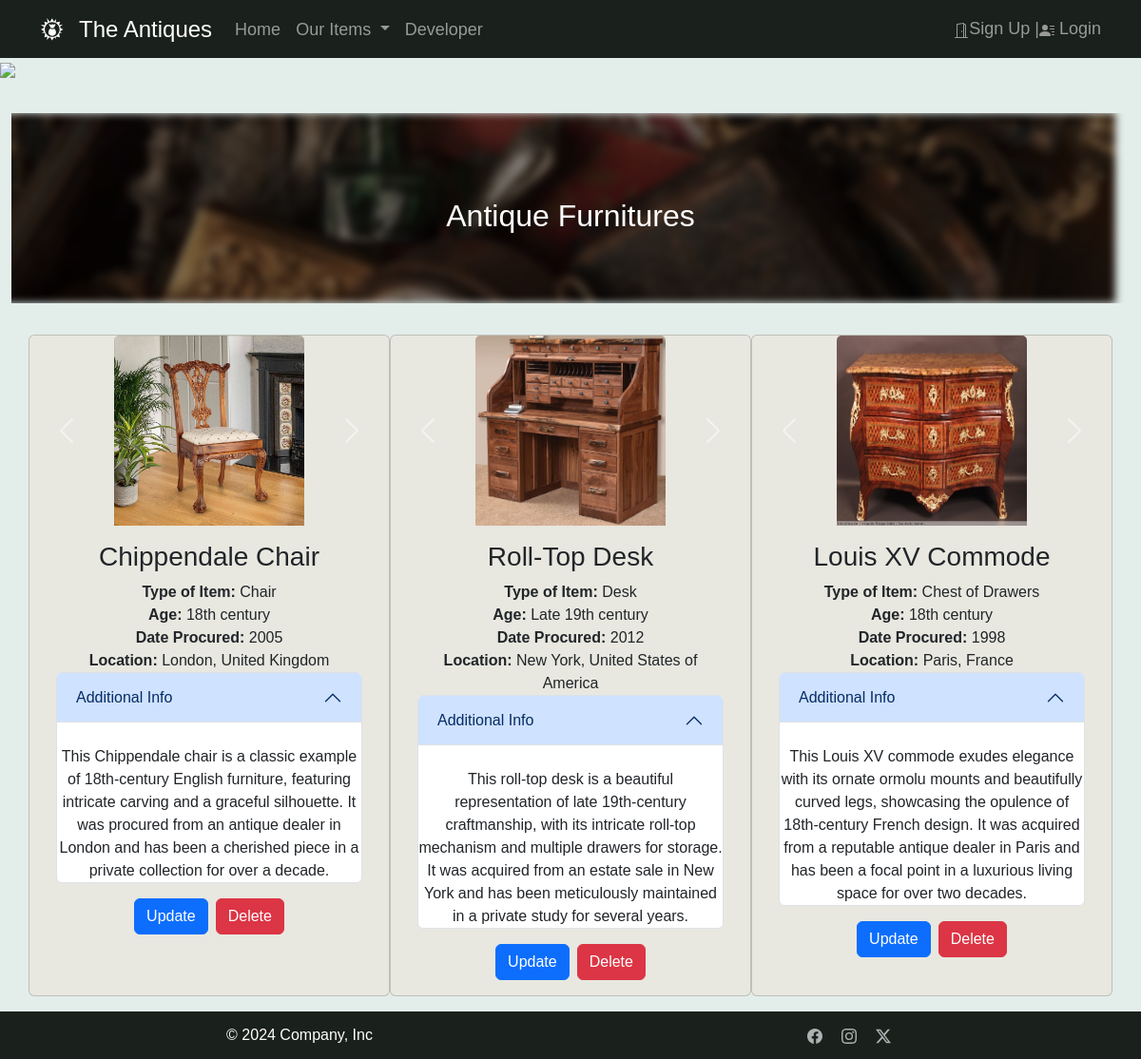
Screenshot of /items/antique_furnitures.php with the database file from the repository.
### tables this page shows
CREATE TABLE `antique_information_db` (
  `itemId` int(11) NOT NULL,
  `name` varchar(255) NOT NULL,
  `Type` varchar(255) NOT NULL,
  `age` varchar(255) NOT NULL,
  `date_procured` year(4) NOT NULL,
  `location` varchar(255) NOT NULL,
  `description` longtext NOT NULL
);

### items/antique_furnitures.php (the view, shortened to what this page needs)
<!doctype html>
<html lang="en">
  <head>
    <link href="../frameworks/bootstrap/css/bootstrap.css" rel="stylesheet">
    <link href="../stylesheet-new.css" rel="stylesheet">
  </head>
  <body>
    <?php include ('..\navbar1.php'); ?>
    <?php $carousel_name = "Antique Furnitures";
    include ('carousel.php'); ?>
    <div class="container">
      <div class="row text-center">
          <?php
          function displayAntiqueDetails($itemIds) {
            $imageUrls = [
              3 => array ("../assets/ChippendaleChair.jpg", "https://cdn.imgchest.com/files/k739c969v27.jpg", "https://cdn.imgchest.com/files/3yrgcgzg2a4.jpg"),
              4 => array("../assets/Roll-TopDesk.jpg", "https://media.gettyimages.com/id/88212561/photo/rolltop-desk-and-chair.jpg?s=612x612&w=0&k=20&c=4U6_QdMJX5ZGzIUh48KaeMZlnF2B-CP_LM8hdn65EDA=", "https://media.gettyimages.com/id/466294319/photo/italy-genoese-rosewood-roll-top-writing-desk-with-marquetry-inlays-italy-19th-century.jpg?s=612x612&w=0&k=20&c=FsMuKK-z7cSrDxJCay6iaFxuB1rSh6F_tnQqGrEmH9o="),
              5 => array("../assets/LouisXVCommode.jpg", "https://media.gettyimages.com/id/913789518/photo/louis-xv-style-commode-in-european-lacquer-with-polychrome-decorations-on-a-black-background.jpg?s=612x612&w=0&k=20&c=QOBKxcZW1TlJ7UjHR8cTBWG1CHMjtC8lcFi6PIOV3-M=", "https://media.gettyimages.com/id/913789732/photo/louis-xv-style-commode-france-18th-century.jpg?s=612x612&w=0&k=20&c=0OkfXeENI7_vxhqJ9P8z_e7AUebihTtnzz_9z5L12wo="),
            ];
            $servername = "localhost";
            $username = "root";
            $password = "";
            $dbname = "theantiques_db";
            $conn = new mysqli($servername, $username, $password, $dbname);
            $columnCount = 0;
            $columnMax = 3;
            foreach ($itemIds as $itemId) {
                $sql = "SELECT name, type, age, date_procured, location, description FROM antique_information_db WHERE itemId = $itemId";
                $result = $conn->query($sql);
                if ($result->num_rows > 0) {
                  $row = $result->fetch_assoc();
                if ($columnCount == $columnMax) {
                  echo '</div>';
                  echo '<div class="row text-center">';
                  echo '<div class="card col mb-3">';
                  $columnCount = 0;
                }
                else {
                  echo '<div class="card col mb-3">';
                  $columnCount++;
                }
                $imageUrlsForItemId = isset($imageUrls[$itemId]) ? $imageUrls[$itemId] : [''];
        if (count($imageUrlsForItemId) > 1) {
            echo '<div id="carousel_' . $itemId . '" class="carousel slide" data-bs-ride="carousel">';
            echo '<div class="carousel-inner">';
            foreach ($imageUrlsForItemId as $index => $imageUrl) {
                $activeClass = $index === 0 ? 'active' : '';
                echo '<div class="carousel-item ' . $activeClass . '">';
                echo '<img src="' . $imageUrl . '" class="card-img-top item-image mx-auto d-block" alt="...">';
                echo '</div>';
            }
            echo '</div>';
            echo '<button class="carousel-control-prev" type="button" data-bs-target="#carousel_' . $itemId . '" data-bs-slide="prev">';
            echo '<span class="carousel-control-prev-icon" aria-hidden="true"></span>';
            echo '</button>';
            echo '<button class="carousel-control-next" type="button" data-bs-target="#carousel_' . $itemId . '" data-bs-slide="next">';
            echo '<span class="carousel-control-next-icon" aria-hidden="true"></span>';
            echo '</button>';
            echo '</div>';
        } else {
            echo '<img src="' . $imageUrlsForItemId[0] . '" class="card-img-top item-image mx-auto d-block" alt="...">';
        }
                echo '<div class="card-body">';
                echo '<div class="h3 card-title item-title">' . $row["name"] . '</div>';
                echo '<div class="card-text item-type">' . "<b>Type of Item: </b>" . $row["type"] . '</div>';
                echo '<div class="card-text item-age">' . "<b>Age: </b>" . $row["age"] . '</div>';
                echo '<div class="card-text item-date-procured">' . "<b>Date Procured: </b>" . $row["date_procured"] . '</div>';
                echo '<div class="card-text item-location-acquired">' . "<b>Location: </b>" . $row["location"] . '</div>';
                echo '<div class="accordion" id="accordionExample">
                <div class="accordion-item">
                  <h2 class="accordion-header headingOne" id="headingOne_' . $itemId . '">
                    <button class="accordion-button" type="button" data-bs-toggle="collapse" data-bs-target="#collapseOne_' . $itemId . '" aria-expanded="true" aria-controls="collapseOne_' . $itemId . '">
                    Additional Info
                    </button>
                  </h2>
                    <div id="collapseOne_' . $itemId . '" class="accordion-collapse collapse show" aria-labelledby="headingOne_' . $itemId . '" data-bs-parent="#accordionExample">
                      <div class="card-text item-description mt-4">
                      ' . $row["description"] . '
                      </div>
                    </div>
                  </div>
                </div>';
              echo '<div class="mt-3 d-flex justify-content-center">
              <form action="update_antique_info.php" method="post">
              <input type="hidden" name="itemId" value="' . $itemId . '">
              <button type="submit" class="btn btn-primary">Update</button>
              </form>
              <button class="btn btn-danger ms-2 delete-button" data-itemid="' . $itemId . '">Delete</button>
              </div>';
                echo '</div>';
                echo '</div>';
                } else {
                    echo "No records found for itemId $itemId.";
                  }
            }
          }
          $itemIdsToFetch = [3, 4, 5];
          displayAntiqueDetails($itemIdsToFetch);
          ?>
      </div>
    </div>
  </body>
</html>

### navbar1.php (shortened to what this page needs)
<nav class="navbar navbar-toggler sticky-top navbar-expand-lg" data-bs-theme="dark">
    <div class="container">
        <nav class="navbar" data-bs-theme="dark">
            <a class="navbar-brand" href="#">
                <img src="/cs2024-webprogramming/assets/shiny-purse-trans.svg" width="25" height="25" alt="" />
            </a>
        </nav>
        <a class="navbar-brand" href="#" style="font-size: 1.2em">The Antiques</a>
        <div class="collapse navbar-collapse justify-content-between ml-auto" id="navbarSupportedContent" style="font-size: 0.9em">
            <ul class="navbar-nav me-auto mb-2 mb-lg-0 navbar-nav-scroll">
                <li class="nav-item">
                    <a class="nav-link" aria-current="page" href="/cs2024-webprogramming/index.php">Home</a>
                </li>
                <li class="nav-item dropdown">
                    <a class="nav-link dropdown-toggle" href="#" id="navbarDropdown" role="button" data-bs-toggle="dropdown" aria-expanded="false">
                        Our Items
                    </a>
                </li>
                <li class="nav-item">
                    <a class="nav-link" href="/cs2024-webprogramming/developer.php">Developer</a>
                </li>
            </ul>
            <?php
            if (isset($_SESSION['username'])) {
                echo '<svg xmlns="http://www.w3.org/2000/svg" width="24" height="24" viewBox="0 0 24 24" fill="none" stroke="#d6d6d6" stroke-width="2" stroke-linecap="round" stroke-linejoin="round"><path d="M5.52 19c.64-2.2 1.84-3 3.22-3h6.52c1.38 0 2.58.8 3.22 3"/><circle cx="12" cy="10" r="3"/><circle cx="12" cy="12" r="10"/></svg>' . '<a class="nav-link" href="/cs2024-webprogramming/index.php">' . $_SESSION['username'] . ' | ' . '</a>
                <a class="nav-link" href="/cs2024-webprogramming/logout_process.php">
                <svg xmlns="http://www.w3.org/2000/svg" width="24" height="24" viewBox="0 0 24 24" fill="none" stroke="#d6d6d6" stroke-width="2" stroke-linecap="round" stroke-linejoin="round"><path d="M15 3h4a2 2 0 0 1 2 2v14a2 2 0 0 1-2 2h-4M10 17l5-5-5-5M13.8 12H3"/></svg>
                    Logout
                </a>';
            } else {
                echo '<a class="nav-link" href="/cs2024-webprogramming/Sign-Up.php">
                    <svg
                    xmlns="http://www.w3.org/2000/svg"
                    width="16"
                    height="16"
                    fill="currentColor"
                    class="bi bi-door-open"
                    viewBox="0 0 16 16"
                    >
                    <path d="M8.5 10c-.276 0-.5-.448-.5-1s.224-1 .5-1 .5.448.5 1-.224 1-.5 1"/>
                    <path d="M10.828.122A.5.5 0 0 1 11 .5V1h.5A1.5 1.5 0 0 1 13 2.5V15h1.5a.5.5 0 0 1 0 1h-13a.5.5 0 0 1 0-1H3V1.5a.5.5 0 0 1 .43-.495l7-1a.5.5 0 0 1 .398.117zM11.5 2H11v13h1V2.5a.5.5 0 0 0-.5-.5M4 1.934V15h6V1.077z"/>
                    </svg>'
                        . 'Sign Up' . ' | ' .
                    '</a>
                    <a class="nav-link" href="/cs2024-webprogramming/Login.php">
                        <svg
                        xmlns="http://www.w3.org/2000/svg"
                        width="16"
                        height="16"
                        fill="currentColor"
                        class="bi bi-person-lines-fill"
                        viewBox="0 0 16 16"
                    >
                        <path
                        d="M6 8a3 3 0 1 0 0-6 3 3 0 0 0 0 6m-5 6s-1 0-1-1 1-4 6-4 6 3 6 4-1 1-1 1zM11 3.5a.5.5 0 0 1 .5-.5h4a.5.5 0 0 1 0 1h-4a.5.5 0 0 1-.5-.5m.5 2.5a.5.5 0 0 0 0 1h4a.5.5 0 0 0 0-1zm2 3a.5.5 0 0 0 0 1h2a.5.5 0 0 0 0-1zm0 3a.5.5 0 0 0 0 1h2a.5.5 0 0 0 0-1z"
                        />
                    </svg>
                        Login
                    </a>';
            }
            ?>
        </div>
    </div>
</nav>
<div class="navbar-invisibility" data-bs-theme="dark" style="overflow: hidden">
    <img src="https://i.imgur.com/iHjxujF.png" />
</div>

### items/carousel.php (shortened to what this page needs)
<div class="container-fluid ">
  <div id="carouselExample" class="carousel slide carousel-fade" data-bs-ride="carousel">
    <div class="carousel-inner">
      <div class="carousel-item active">
        <img src="..\assets\page_images\img1.jpg" class="d-block w-100 carousel-image" alt="Missing Image">
        <div class="carousel-caption d-none d-md-block">
          <h2 class="carousel-title"><?php echo $carousel_name ?></h2>
        </div>
      </div>
    </div>
  </div>
</div>

### stylesheet-new.css (style rules this page uses)
body { font-family: sans-serif; min-height: 100vh; display: flex; flex-direction: column; background: #e3eeeb 100%; background-repeat: no-repeat; color: white; }
.card { background: rgb(232, 232, 224) 100%; }
.navbar { background-color: #1a201b; border-radius: 0px; border-color: #1a201b; }
.navbar-invisibility { background-color: rgba(255, 255, 255, 0) !important; }
.container-fluid { overflow: hidden; }
.carousel-title { margin-bottom: 2rem !important; }
.footer { background: #1a201b; color: white; }
.item-image { width: 200px; height: 200px; }
.item-description { margin-bottom: 30px; }
.carousel-image { filter: blur(4px) brightness(50%); margin-left: -15px; margin-right: -15px; padding: 0 !important; width: 100%; object-fit: cover; height: 200px; animation-name: slowpan-top-down; animation-duration: 50s; animation-iteration-count: infinite; }

### rows the page displays
antique_information_db: name "Chippendale Chair", Type "Chair", age "18th century", date_procured "2005", location "London, United Kingdom", description "This Chippendale chair is a classic example of 18th-century English furniture, featuring intricate carving and a graceful silhouette. It was procured from an antique dealer in London and has been a cherished piece in a private collection for over a decade."
antique_information_db: name "Roll-Top Desk", Type "Desk", age "Late 19th century", date_procured "2012", location "New York, United States of America", description "This roll-top desk is a beautiful representation of late 19th-century craftmanship, with its intricate roll-top mechanism and multiple drawers for storage. It was acquired from an estate sale in New York and has been meticulously maintained in a private study for several years."
antique_information_db: name "Louis XV Commode", Type "Chest of Drawers", age "18th century", date_procured "1998", location "Paris, France", description "This Louis XV commode exudes elegance with its ornate ormolu mounts and beautifully curved legs, showcasing the opulence of 18th-century French design. It was acquired from a reputable antique dealer in Paris and has been a focal point in a luxurious living space for over two decades."

### other values shown
$carousel_name "Antique Furnitures"
